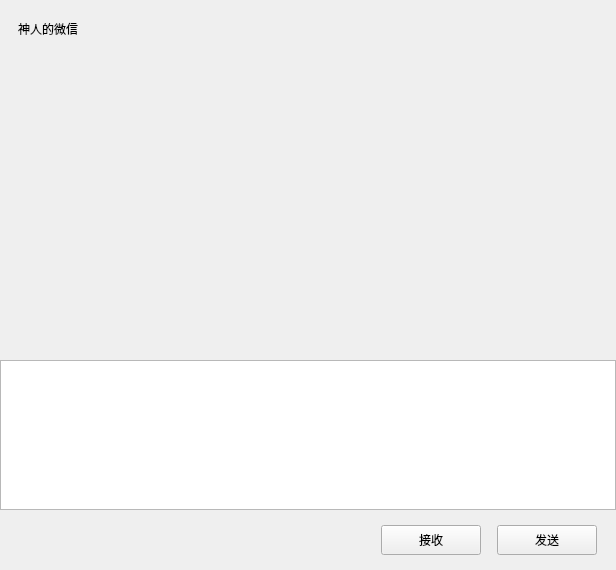
<?xml version="1.0" encoding="UTF-8"?>
<ui version="4.0">
 <class>ChatPage</class>
 <widget class="QWidget" name="ChatPage">
  <property name="geometry">
   <rect>
    <x>0</x>
    <y>0</y>
    <width>616</width>
    <height>570</height>
   </rect>
  </property>
  <property name="windowTitle">
   <string>Form</string>
  </property>
  <layout class="QHBoxLayout" name="horizontalLayout">
   <property name="spacing">
    <number>0</number>
   </property>
   <property name="leftMargin">
    <number>0</number>
   </property>
   <property name="topMargin">
    <number>0</number>
   </property>
   <property name="rightMargin">
    <number>0</number>
   </property>
   <property name="bottomMargin">
    <number>0</number>
   </property>
   <item>
    <widget class="QWidget" name="chat_wid" native="true">
     <layout class="QVBoxLayout" name="verticalLayout_4">
      <property name="spacing">
       <number>0</number>
      </property>
      <property name="leftMargin">
       <number>0</number>
      </property>
      <property name="topMargin">
       <number>0</number>
      </property>
      <property name="rightMargin">
       <number>0</number>
      </property>
      <property name="bottomMargin">
       <number>0</number>
      </property>
      <item>
       <widget class="QWidget" name="title_wid" native="true">
        <property name="minimumSize">
         <size>
          <width>0</width>
          <height>60</height>
         </size>
        </property>
        <property name="maximumSize">
         <size>
          <width>16777215</width>
          <height>60</height>
         </size>
        </property>
        <layout class="QVBoxLayout" name="verticalLayout_5">
         <property name="spacing">
          <number>2</number>
         </property>
         <property name="topMargin">
          <number>2</number>
         </property>
         <property name="rightMargin">
          <number>2</number>
         </property>
         <property name="bottomMargin">
          <number>2</number>
         </property>
         <item>
          <widget class="QWidget" name="widget_4" native="true">
           <property name="minimumSize">
            <size>
             <width>0</width>
             <height>55</height>
            </size>
           </property>
           <property name="maximumSize">
            <size>
             <width>16777215</width>
             <height>55</height>
            </size>
           </property>
           <layout class="QHBoxLayout" name="horizontalLayout_2">
            <item>
             <widget class="QLabel" name="title_lb">
              <property name="minimumSize">
               <size>
                <width>0</width>
                <height>30</height>
               </size>
              </property>
              <property name="maximumSize">
               <size>
                <width>16777215</width>
                <height>30</height>
               </size>
              </property>
              <property name="text">
               <string>神人的微信</string>
              </property>
             </widget>
            </item>
           </layout>
          </widget>
         </item>
        </layout>
       </widget>
      </item>
      <item>
       <widget class="ChatView" name="chat_data_list" native="true"/>
      </item>
      <item>
       <widget class="QWidget" name="tool_wid" native="true">
        <property name="minimumSize">
         <size>
          <width>0</width>
          <height>60</height>
         </size>
        </property>
        <property name="maximumSize">
         <size>
          <width>16777215</width>
          <height>60</height>
         </size>
        </property>
        <layout class="QHBoxLayout" name="horizontalLayout_4">
         <property name="spacing">
          <number>0</number>
         </property>
         <property name="leftMargin">
          <number>2</number>
         </property>
         <property name="topMargin">
          <number>2</number>
         </property>
         <property name="rightMargin">
          <number>2</number>
         </property>
         <property name="bottomMargin">
          <number>2</number>
         </property>
         <item>
          <spacer name="horizontalSpacer_2">
           <property name="orientation">
            <enum>Qt::Orientation::Horizontal</enum>
           </property>
           <property name="sizeType">
            <enum>QSizePolicy::Policy::Fixed</enum>
           </property>
           <property name="sizeHint" stdset="0">
            <size>
             <width>5</width>
             <height>20</height>
            </size>
           </property>
          </spacer>
         </item>
         <item>
          <widget class="ClickLabel" name="emoji_lb">
           <property name="minimumSize">
            <size>
             <width>25</width>
             <height>25</height>
            </size>
           </property>
           <property name="maximumSize">
            <size>
             <width>25</width>
             <height>25</height>
            </size>
           </property>
           <property name="text">
            <string/>
           </property>
          </widget>
         </item>
         <item>
          <spacer name="horizontalSpacer_3">
           <property name="orientation">
            <enum>Qt::Orientation::Horizontal</enum>
           </property>
           <property name="sizeType">
            <enum>QSizePolicy::Policy::Fixed</enum>
           </property>
           <property name="sizeHint" stdset="0">
            <size>
             <width>5</width>
             <height>20</height>
            </size>
           </property>
          </spacer>
         </item>
         <item>
          <widget class="ClickLabel" name="file_lb">
           <property name="minimumSize">
            <size>
             <width>25</width>
             <height>25</height>
            </size>
           </property>
           <property name="maximumSize">
            <size>
             <width>25</width>
             <height>25</height>
            </size>
           </property>
           <property name="text">
            <string/>
           </property>
          </widget>
         </item>
         <item>
          <spacer name="horizontalSpacer_4">
           <property name="orientation">
            <enum>Qt::Orientation::Horizontal</enum>
           </property>
           <property name="sizeHint" stdset="0">
            <size>
             <width>40</width>
             <height>20</height>
            </size>
           </property>
          </spacer>
         </item>
        </layout>
       </widget>
      </item>
      <item>
       <widget class="MessageTextEdit" name="chatEdit">
        <property name="maximumSize">
         <size>
          <width>16777215</width>
          <height>150</height>
         </size>
        </property>
       </widget>
      </item>
      <item>
       <widget class="QWidget" name="send_wid" native="true">
        <property name="minimumSize">
         <size>
          <width>0</width>
          <height>60</height>
         </size>
        </property>
        <property name="maximumSize">
         <size>
          <width>16777215</width>
          <height>60</height>
         </size>
        </property>
        <layout class="QHBoxLayout" name="horizontalLayout_5">
         <item>
          <spacer name="horizontalSpacer_5">
           <property name="orientation">
            <enum>Qt::Orientation::Horizontal</enum>
           </property>
           <property name="sizeHint" stdset="0">
            <size>
             <width>40</width>
             <height>20</height>
            </size>
           </property>
          </spacer>
         </item>
         <item>
          <widget class="ClickedBtn" name="receive_btn">
           <property name="minimumSize">
            <size>
             <width>100</width>
             <height>30</height>
            </size>
           </property>
           <property name="text">
            <string>接收</string>
           </property>
          </widget>
         </item>
         <item>
          <spacer name="horizontalSpacer_6">
           <property name="orientation">
            <enum>Qt::Orientation::Horizontal</enum>
           </property>
           <property name="sizeType">
            <enum>QSizePolicy::Policy::Fixed</enum>
           </property>
           <property name="sizeHint" stdset="0">
            <size>
             <width>10</width>
             <height>20</height>
            </size>
           </property>
          </spacer>
         </item>
         <item>
          <widget class="ClickedBtn" name="send_btn">
           <property name="minimumSize">
            <size>
             <width>100</width>
             <height>30</height>
            </size>
           </property>
           <property name="text">
            <string>发送</string>
           </property>
          </widget>
         </item>
         <item>
          <spacer name="horizontalSpacer_7">
           <property name="orientation">
            <enum>Qt::Orientation::Horizontal</enum>
           </property>
           <property name="sizeType">
            <enum>QSizePolicy::Policy::Fixed</enum>
           </property>
           <property name="sizeHint" stdset="0">
            <size>
             <width>10</width>
             <height>20</height>
            </size>
           </property>
          </spacer>
         </item>
        </layout>
       </widget>
      </item>
     </layout>
    </widget>
   </item>
  </layout>
 </widget>
 <customwidgets>
  <customwidget>
   <class>ClickLabel</class>
   <extends>QLabel</extends>
   <header>clicklabel.h</header>
  </customwidget>
  <customwidget>
   <class>ClickedBtn</class>
   <extends>QPushButton</extends>
   <header location="global">clickedbtn.h</header>
  </customwidget>
  <customwidget>
   <class>ChatView</class>
   <extends>QWidget</extends>
   <header location="global">chatview.h</header>
   <container>1</container>
  </customwidget>
  <customwidget>
   <class>MessageTextEdit</class>
   <extends>QTextEdit</extends>
   <header location="global">messagetextedit.h</header>
  </customwidget>
 </customwidgets>
 <resources/>
 <connections/>
</ui>
